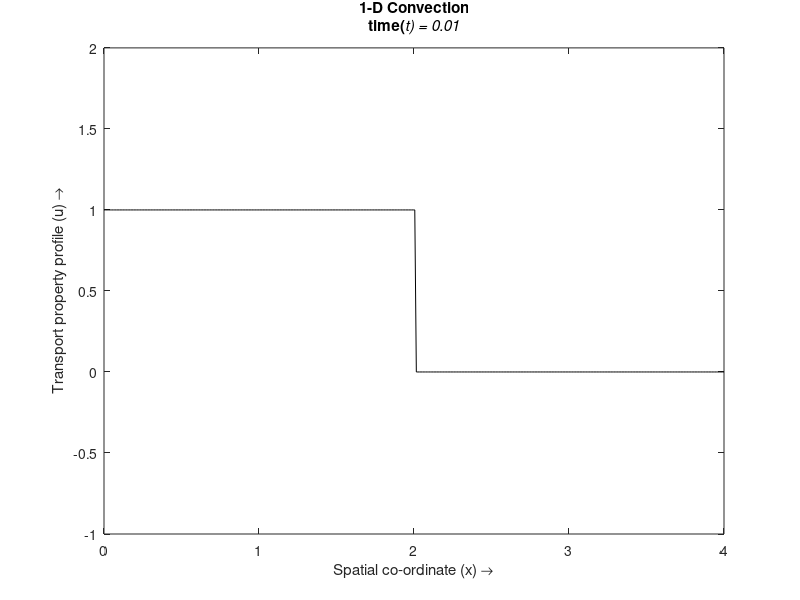

MATLAB code to generate this figure: (Note: this script raises an error after producing the figure.)
%1-D non linear convection in conservative form: Simulating a travelling
...shock wave(a Heaviside function)
... d(u)/dt+u*d(u)/dx=0 ->d(u)/dt=-0.5*d(u^2)/dx
%Lax-Friedrichs(explicit, first order)


%%
clear
%Specifying parameters
nx=400;             %Number of steps in space(x)
nt=50;              %Number of time steps 
dt=0.01;            %Width of each time step
dx=4/(nx-1);        %Width of space step
x=0:dx:4;           %Range of x (0,4) and specifying the grid points
u=zeros(1,nx);      %Preallocating u
un=zeros(1,nx);     %Preallocating un
Eexp=0.11;          %Artificial viscosity

%%
%Initial conditions
index=find(x>=2);
u(1:index(1))=1;    %The Heaviside step function
ustar=u;
b=zeros(nx,1);
I=speye(nx,nx); %forms an M-by-N sparse matrix with 1's on
   % the main diagonal.  SPEYE(N) abbreviates SPEYE(N,N).

%%
i=2:nx-1;
%Calculating the velocity profile at every time step
for it=1:nt
    un=u;
    h=plot(x,u,'k');       %plotting the velocity profile
    axis([0 4 -1 2])
    title({'1-D Convection';['time(\itt) = ',num2str(dt*it)]})
    xlabel('Spatial co-ordinate (x) \rightarrow')
    ylabel('Transport property profile (u) \rightarrow')
    drawnow; 
    refreshdata(h)
    
    
    %Lax-Friedrichs(explicit, first order)
    u(i)=0.5*(un(i+1)+un(i-1))-0.25*(dt/dx)*(un(i+1).^2-un(i-1).^2);
    
    
end
        